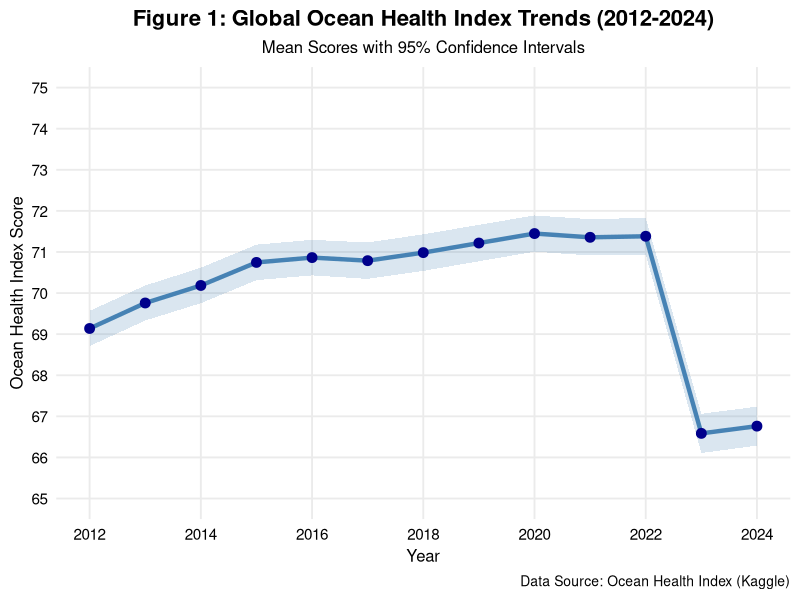
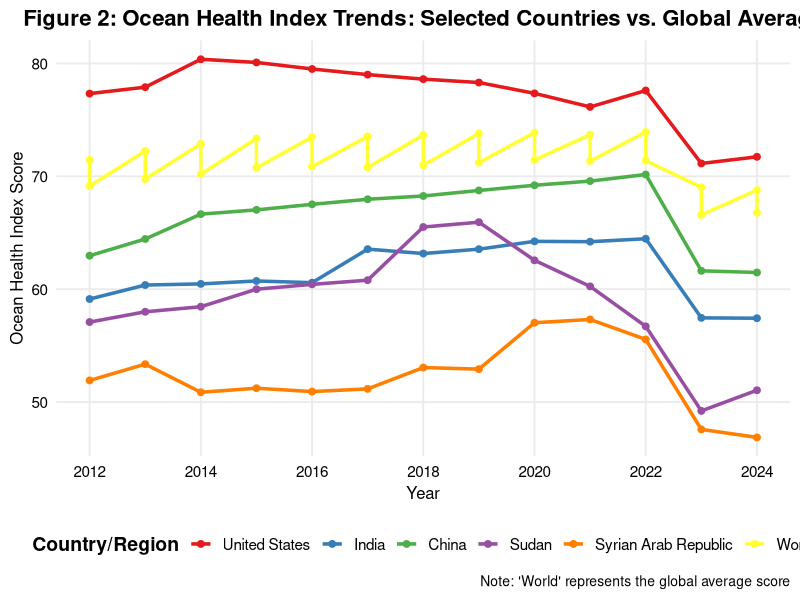

Reproduce these figures in R, in order.
## ---- chunk 1
knitr::opts_chunk$set(echo = TRUE, warning = FALSE, message = FALSE)
## ---- chunk 2
# Installing and Loading Necessary Libraries
install.packages("rmarkdown")
install.packages("tidyverse")
install.packages("knitr")
install.packages("ggplot2")
install.packages("kableExtra")
library("tidyverse")
library("knitr")
library("ggplot2")
library("kableExtra")
library("rmarkdown")


# Reading my CSV File
ohi_data <- read.csv(file.path("..", "data", "ocean_health_index.csv"))

# Viewing my Data
head(ohi_data)
## ---- chunk 3
# Reshaping from wide to "tidy" format
ohi_tidy <- ohi_data %>%
  pivot_longer(
    cols = X2012:X2024,
    names_to = "Year",
    values_to = "OHI_Score"
  ) %>%
  mutate(
    Year = as.numeric(gsub("X", "", Year)),
    OHI_Score = as.numeric(OHI_Score)
  ) %>%
  arrange(REF_AREA, Year)

# Verifying this worked
head(ohi_tidy)

# Checking for Missing Values
cat("\nMissing values in Year column:", sum(is.na(ohi_tidy$Year)))
cat("\nMissing values in OHI_Score column:", sum(is.na(ohi_tidy$OHI_Score)))
## ---- chunk 4
# Calculating Summary Statistics by Year
yearly_summary <- ohi_tidy %>%
  group_by(Year) %>%
  summarize(
    Mean_OHI = mean(OHI_Score, na.rm = TRUE),
    Median_OHI = median(OHI_Score, na.rm = TRUE),
    SD_OHI = sd(OHI_Score, na.rm = TRUE),
    Min_OHI = min(OHI_Score, na.rm = TRUE),
    Max_OHI = max(OHI_Score, na.rm = TRUE),
    N_Countries = n_distinct(REF_AREA)
  ) %>%
  round(2)

# Creating a table
yearly_summary %>% 
  kable(
    caption = "Annual Summary Statistics of Ocean Health Index (2012-2024)",
    col.names = c("Year", "Mean", "Median", "Std Dev", "Min", "Max", "N Countries")
  ) %>%
  kable_styling(bootstrap_options = c("striped", "hover"), full_width = FALSE)
## ---- chunk 5
# Finding top and bottom performers in 2024
latest_year <- ohi_tidy %>%
  filter(Year == 2024) %>%
  arrange(desc(OHI_Score))

top_10 <- latest_year %>%
  slice_head(n = 10) %>%
  select(Country = REF_AREA_LABEL, `2024 Score` = OHI_Score)

bottom_10 <- latest_year %>%
  slice_tail(n = 10) %>%
  select(Country = REF_AREA_LABEL, `2024 Score` = OHI_Score)

# Creating a combined comparison table
comparison_df <- data.frame(
  Rank = c(paste0("Top ", 1:10), paste0("Bottom ", 1:10)),
  Country = c(top_10$Country, bottom_10$Country),
  Score = c(top_10$`2024 Score`, bottom_10$`2024 Score`)
)

comparison_df %>%
  kable(
    caption = "Top and Bottom Performing Countries in Ocean Health (2024)",
    col.names = c("Rank", "Country", "OHI Score")
  ) %>%
  kable_styling(bootstrap_options = c("striped", "hover"), full_width = FALSE)
## ---- chunk 6
# Creating a plot showing global trends
global_avg <- ohi_tidy %>%
  group_by(Year) %>%
  summarize(
    Global_Mean = mean(OHI_Score, na.rm = TRUE),
    Lower_CI = Global_Mean - sd(OHI_Score, na.rm = TRUE)/sqrt(n()),
    Upper_CI = Global_Mean + sd(OHI_Score, na.rm = TRUE)/sqrt(n())
  )

ggplot(global_avg, aes(x = Year, y = Global_Mean)) +
  geom_line(color = "steelblue", linewidth = 1.5) +
  geom_ribbon(aes(ymin = Lower_CI, ymax = Upper_CI),
              alpha = 0.2, fill = "steelblue") +
  geom_point(color = "darkblue", size = 3) +
  labs(
    title = "Figure 1: Global Ocean Health Index Trends (2012-2024)",
    subtitle = "Mean Scores with 95% Confidence Intervals",
    x = "Year",
    y = "Ocean Health Index Score",
    caption = "Data Source: Ocean Health Index (Kaggle)"
  ) +
  theme_minimal(base_size = 14) +
  theme(
    plot.title = element_text(face = "bold", hjust = 0.5, size = 16),
    plot.subtitle = element_text(hjust = 0.5, size = 12),
    axis.text = element_text(color = "black", size = 11),
    axis.title = element_text(size = 12),
    panel.grid.minor = element_blank(),
    plot.caption = element_text(size = 10)
  ) + 
  scale_x_continuous(breaks = seq(2012, 2024, 2)) +
  scale_y_continuous(limits = c(65, 75), breaks = seq(65, 75, 1))
## ---- chunk 7
# Selecting countries for comparison
selected_countries <- c("United States", "India", "China", "Sudan", "Syrian Arab Republic", "World")

# Calculating global average for comparison
global_trend <- ohi_tidy %>%
  group_by(Year) %>%
  summarize(OHI_Score = mean(OHI_Score, na.rm = TRUE)) %>%
  mutate(REF_AREA_LABEL = "World")

# Getting country trends
country_trends <- ohi_tidy %>%
  filter(REF_AREA_LABEL %in% selected_countries) %>%
  select(REF_AREA_LABEL, Year, OHI_Score)

# Combining with global average
comparison_data <- bind_rows(country_trends, global_trend) %>%
  mutate(Country = factor(REF_AREA_LABEL, levels = selected_countries))

ggplot(comparison_data, aes(x = Year, y = OHI_Score, color = Country, group = Country)) +
  geom_line(linewidth = 1.2) +
  geom_point(size = 2) +
  labs(
    title = "Figure 2: Ocean Health Index Trends: Selected Countries vs. Global Average",
    x = "Year",
    y = "Ocean Health Index Score",
    color = "Country/Region",
    caption = "Note: 'World' represents the global average score"
  ) +
  theme_minimal(base_size = 14) +
  theme(
    plot.title = element_text(face = "bold", hjust = 0.5, size = 16),
    legend.position = "bottom",
    legend.title = element_text(face = "bold"),
    legend.text = element_text(size = 11),
    axis.text = element_text(color = "black", size = 11),
    axis.title = element_text(size = 12),
    panel.grid.minor = element_blank(),
    plot.caption = element_text(size = 10)
  ) +
  scale_x_continuous(breaks = seq(2012, 2024, 2)) +
  scale_color_brewer(palette = "Set1") +
  guides(color = guide_legend(nrow = 1))
